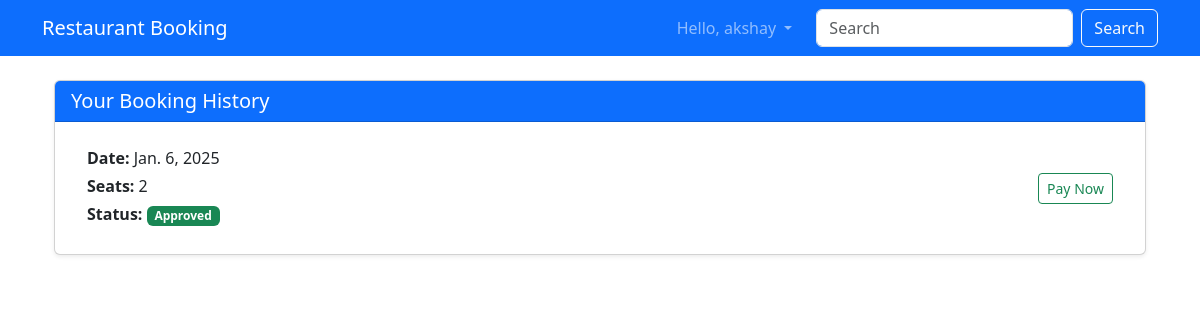
The app's page /history/ (signed in), older data.
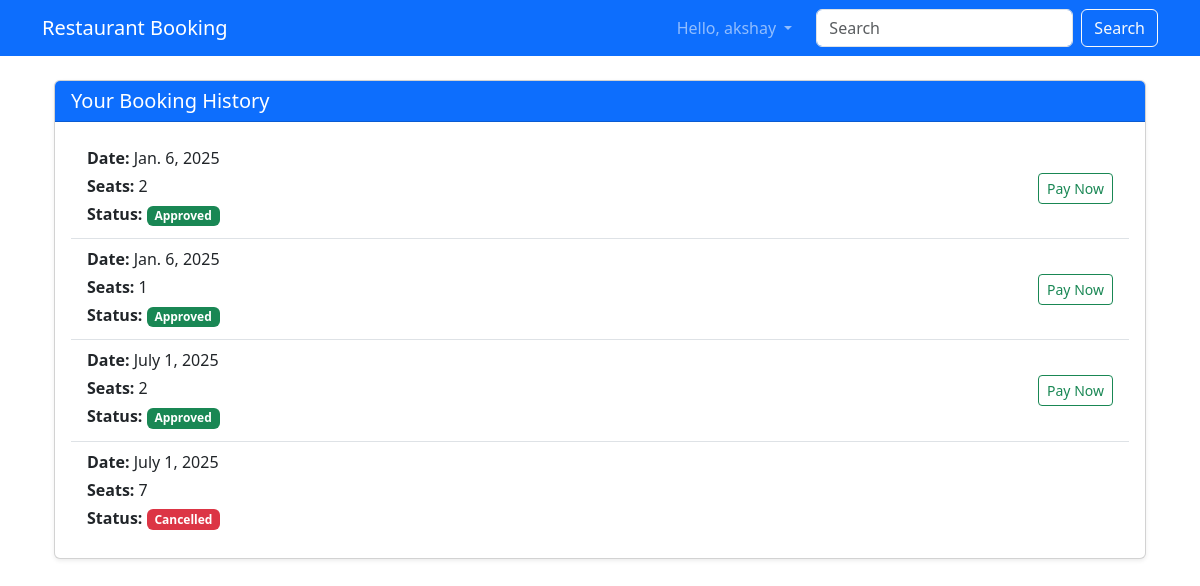
The same page, newer data.
### restaurant/models.py (models this page shows, shortened)
class Booking(models.Model):
    STATUS_CHOICES = [('pending', 'Pending'), ('approved', 'Approved'), ('cancelled', 'Cancelled')]
    user = models.ForeignKey(settings.AUTH_USER_MODEL, on_delete=models.CASCADE)
    open_day = models.ForeignKey(OpenDay, on_delete=models.CASCADE)
    seats_booked = models.IntegerField()
    status = models.CharField(max_length=10, choices=STATUS_CHOICES, default='pending')
    created_at = models.DateTimeField(auto_now_add=True)
    razorpay_order_id = models.CharField(max_length=100, blank=True, null=True)
    is_paid = models.BooleanField(default=False)

class OpenDay(models.Model):
    date = models.DateField(unique=True)
    is_open = models.BooleanField(default=True)
    total_seats = models.IntegerField(default=0)

### restaurant/views.py (the view)
# urls.py: path('history/', booking_history, name='booking_history'),
@login_required
def booking_history(request):
    bookings = Booking.objects.filter(user=request.user)
    return render(request, 'restaurant/booking_history.html', {'bookings': bookings})

### templates/restaurant/booking_history.html
{% extends 'base.html' %}
{% block content %}
<div class="container mt-4">
    <div class="card shadow-sm">
        <div class="card-header bg-primary text-white">
            <h5 class="mb-0">Your Booking History</h5>
        </div>
        <div class="card-body">
            {% if bookings %}
                <ul class="list-group list-group-flush">
                    {% for booking in bookings %}
                        <li class="list-group-item d-flex justify-content-between align-items-center flex-wrap">
                            <div>
                                <p class="mb-1"><strong>Date:</strong> {{ booking.open_day.date }}</p>
                                <p class="mb-1"><strong>Seats:</strong> {{ booking.seats_booked }}</p>
                                <p class="mb-1">
                                    <strong>Status:</strong>
                                    <span class="badge
                                        {% if booking.status == 'approved' %}bg-success
                                        {% elif booking.status == 'pending' %}bg-warning text-dark
                                        {% else %}bg-danger{% endif %}">
                                        {{ booking.status|title }}
                                    </span>
                                </p>
                            </div>
                            <div>
                                {% if booking.status == 'approved' and not booking.is_paid %}
                                    <a href="{% url 'initiate_payment' booking.id %}" class="btn btn-outline-success btn-sm">Pay Now</a>
                                {% elif booking.is_paid %}
                                    <span class="badge bg-success">Paid ✅</span>
                                {% endif %}
                            </div>
                        </li>
                    {% endfor %}
                </ul>
            {% else %}
                <div class="alert alert-info mb-0">
                    You have no bookings yet.
                </div>
            {% endif %}
        </div>
    </div>
</div>
{% endblock %}

Row changes from the older to the newer data that the page shows:
added Booking: open_day "Jan. 6, 2025", seats_booked "1", status "Approved", is_paid "Pay Now"
added Booking: open_day "July 1, 2025", seats_booked "2", status "Approved", is_paid "Pay Now"
added Booking: open_day "July 1, 2025", seats_booked "7", status "Cancelled"
